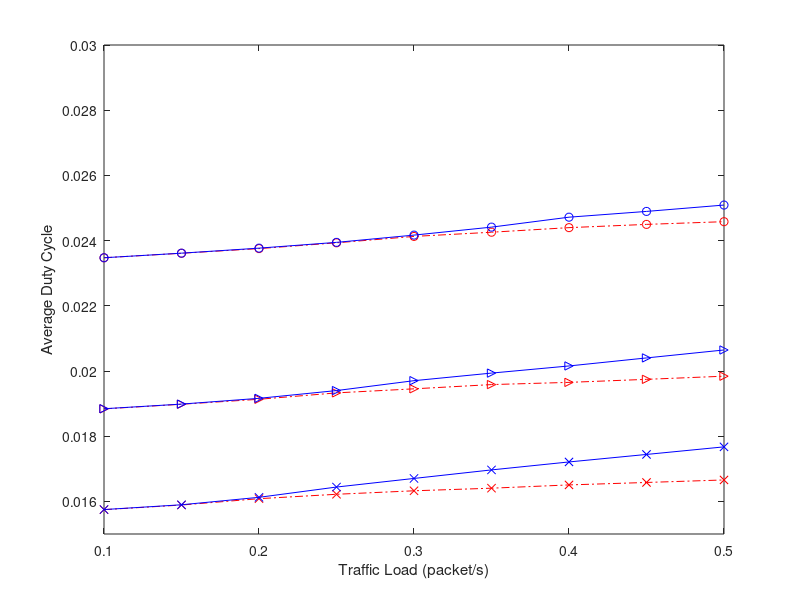

Write MATLAB code to recreate this figure. (Note: this script raises an error after producing the figure.)
% Plot duty cycle
% \xi = 14, 17, 20
% PRI-basic, PRI-ASM (adaptive schedule maintaince)
basic=[0.023474084	0.023612074	0.023754541	0.023932052	0.024128451	0.024256959	0.024397667	0.02449729	0.024580758;
    0.018838252	0.018980199	0.019133014	0.019328809	0.019453221	0.019583548	0.019651346	0.019744323	0.019840796;
    0.015746541	0.015888725	0.016083881	0.016218643	0.016325514	0.016405397	0.016505489	0.016580986	0.016657972
    ];
asm=[0.023474159	0.02361458	0.023768665	0.023945996	0.024168605	0.024413317	0.024718391	0.024895347	0.025090355;
    0.018842421	0.018984985	0.019161961	0.019399584	0.019703312	0.019935811	0.020154843	0.020401145	0.02064494;
    0.015749502	0.015896742	0.016125303	0.016440364	0.016704408	0.0169662	0.017210254	0.017440525	0.017673028
    ];

figure;
hold off;
arrival_rate=0.1:0.05:0.5;
plot(arrival_rate,basic(1,:),'ro-.');
hold on;
plot(arrival_rate,basic(2,:),'r>-.');
plot(arrival_rate,basic(3,:),'rx-.');


plot(arrival_rate,asm(1,:),'bo-');
plot(arrival_rate,asm(2,:),'b>-');
plot(arrival_rate,asm(3,:),'bx-');

% set(gca,'XTick',0.05:0.05:0.5);
% set(gca,'XTickLabel',0.05:0.05:0.5);
%set(gca,'Xdir','reverse')
axis([0.1 0.5 0.015 0.03]);
xlabel('Traffic Load (packet/s)');
ylabel('Average Duty Cycle');
legend('PRI-basic, {{\it{\xi}} = 14}','PRI-basic, {{\it{\xi}} = 18}','PRI-basic, {{\it{\xi}} = 22}', ...
    'PRI-ASM, {{\it{\xi}} = 14}','PRI-ASM, {{\it{\xi}} = 18}','PRI-ASM, {{\it{\xi}} = 22}',2);
% grid on;
